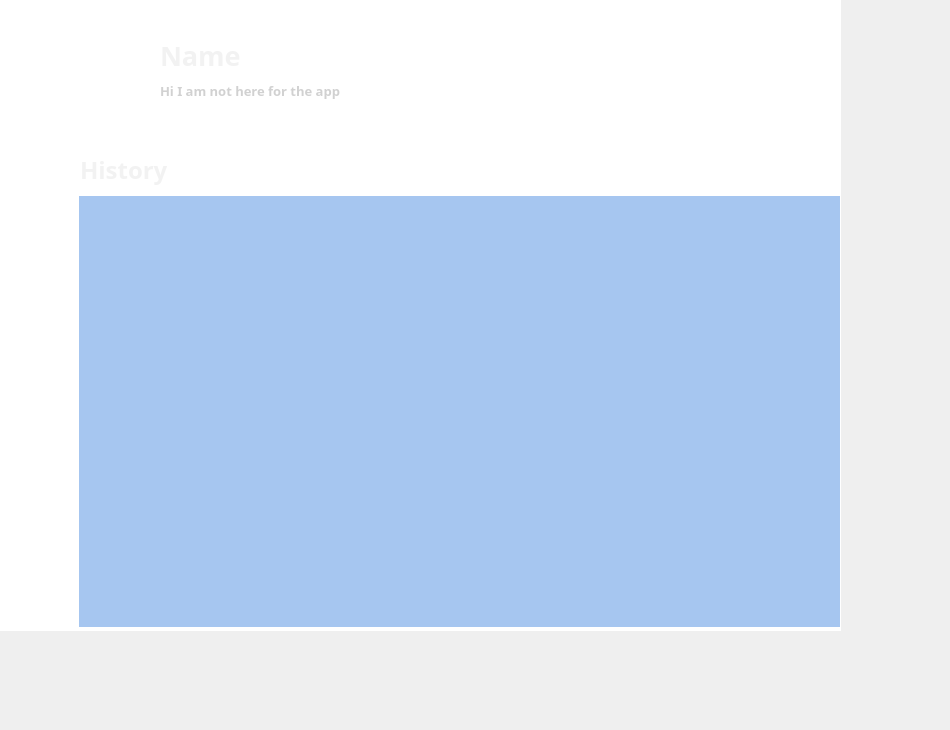
        <widget class="QWidget" name="history">
         <widget class="QLabel" name="background_8">
          <property name="geometry">
           <rect>
            <x>0</x>
            <y>0</y>
            <width>841</width>
            <height>631</height>
           </rect>
          </property>
          <property name="styleSheet">
           <string notr="true">background-color: rgb(255, 255, 255);</string>
          </property>
          <property name="text">
           <string/>
          </property>
         </widget>
         <widget class="QLabel" name="bgContainer_5">
          <property name="geometry">
           <rect>
            <x>50</x>
            <y>140</y>
            <width>891</width>
            <height>581</height>
           </rect>
          </property>
          <property name="text">
           <string>&lt;html&gt;&lt;head/&gt;&lt;body&gt;&lt;p&gt;&lt;img src=&quot;:/User/User/friendContainer.png&quot;height=&quot;600&quot; /&gt;&lt;/p&gt;&lt;/body&gt;&lt;/html&gt;</string>
          </property>
         </widget>
         <widget class="QLabel" name="Style_8">
          <property name="geometry">
           <rect>
            <x>-50</x>
            <y>-40</y>
            <width>921</width>
            <height>261</height>
           </rect>
          </property>
          <property name="text">
           <string>&lt;html&gt;&lt;head/&gt;&lt;body&gt;&lt;p&gt;&lt;img src=&quot;:/User/User/Style1.png&quot;width=&quot;1000&quot; height=&quot;200&quot;/&gt;&lt;/p&gt;&lt;/body&gt;&lt;/html&gt;</string>
          </property>
         </widget>
         <widget class="QLabel" name="historyTitle">
          <property name="geometry">
           <rect>
            <x>80</x>
            <y>150</y>
            <width>251</width>
            <height>41</height>
           </rect>
          </property>
          <property name="font">
           <font>
            <family>Bahnschrift SemiBold</family>
            <pointsize>14</pointsize>
            <weight>75</weight>
            <bold>true</bold>
           </font>
          </property>
          <property name="styleSheet">
           <string notr="true">color: rgb(242, 242, 242);</string>
          </property>
          <property name="text">
           <string>&lt;html&gt;&lt;head/&gt;&lt;body&gt;&lt;p&gt;&lt;span style=&quot; font-size:18pt;&quot;&gt;History&lt;/span&gt;&lt;/p&gt;&lt;/body&gt;&lt;/html&gt;</string>
          </property>
         </widget>
         <widget class="QLabel" name="name_4">
          <property name="geometry">
           <rect>
            <x>160</x>
            <y>30</y>
            <width>501</width>
            <height>51</height>
           </rect>
          </property>
          <property name="font">
           <font>
            <family>Bahnschrift SemiBold</family>
            <pointsize>20</pointsize>
            <weight>75</weight>
            <bold>true</bold>
           </font>
          </property>
          <property name="styleSheet">
           <string notr="true">color: rgb(242, 242, 242);</string>
          </property>
          <property name="text">
           <string>Name</string>
          </property>
         </widget>
         <widget class="QLabel" name="avatar_3">
          <property name="geometry">
           <rect>
            <x>20</x>
            <y>10</y>
            <width>131</width>
            <height>131</height>
           </rect>
          </property>
          <property name="text">
           <string>&lt;html&gt;&lt;head/&gt;&lt;body&gt;&lt;p&gt;&lt;img src=&quot;:/User/User/Avatar.png&quot; height=&quot;130&quot; weight=&quot;130&quot;/&gt;&lt;/p&gt;&lt;/body&gt;&lt;/html&gt;</string>
          </property>
         </widget>
         <widget class="QLabel" name="caption_3">
          <property name="geometry">
           <rect>
            <x>160</x>
            <y>80</y>
            <width>511</width>
            <height>21</height>
           </rect>
          </property>
          <property name="font">
           <font>
            <family>Bahnschrift SemiBold</family>
            <pointsize>10</pointsize>
            <weight>75</weight>
            <bold>true</bold>
           </font>
          </property>
          <property name="styleSheet">
           <string notr="true">color: rgb(209, 209, 209);</string>
          </property>
          <property name="text">
           <string>Hi I am not here for the app</string>
          </property>
         </widget>
         <widget class="QPushButton" name="otherBtn_2">
          <property name="geometry">
           <rect>
            <x>750</x>
            <y>40</y>
            <width>51</width>
            <height>51</height>
           </rect>
          </property>
          <property name="text">
           <string/>
          </property>
          <property name="icon">
           <iconset resource="images_and_icons/SignInRegPage.qrc">
            <normaloff>:/User/User/menu.png</normaloff>:/User/User/menu.png</iconset>
          </property>
          <property name="iconSize">
           <size>
            <width>40</width>
            <height>40</height>
           </size>
          </property>
          <property name="flat">
           <bool>true</bool>
          </property>
         </widget>
         <widget class="QScrollArea" name="historyContent">
          <property name="geometry">
           <rect>
            <x>79</x>
            <y>196</y>
            <width>761</width>
            <height>431</height>
           </rect>
          </property>
          <property name="styleSheet">
           <string notr="true">background-color: rgb(166, 198, 240);</string>
          </property>
          <property name="frameShape">
           <enum>QFrame::NoFrame</enum>
          </property>
          <property name="widgetResizable">
           <bool>true</bool>
          </property>
          <widget class="QWidget" name="scrollAreaWidgetContents_3">
           <property name="geometry">
            <rect>
             <x>0</x>
             <y>0</y>
             <width>761</width>
             <height>431</height>
            </rect>
           </property>
          </widget>
         </widget>
         <zorder>background_8</zorder>
         <zorder>Style_8</zorder>
         <zorder>bgContainer_5</zorder>
         <zorder>historyTitle</zorder>
         <zorder>name_4</zorder>
         <zorder>avatar_3</zorder>
         <zorder>caption_3</zorder>
         <zorder>otherBtn_2</zorder>
         <zorder>historyContent</zorder>
        </widget>
